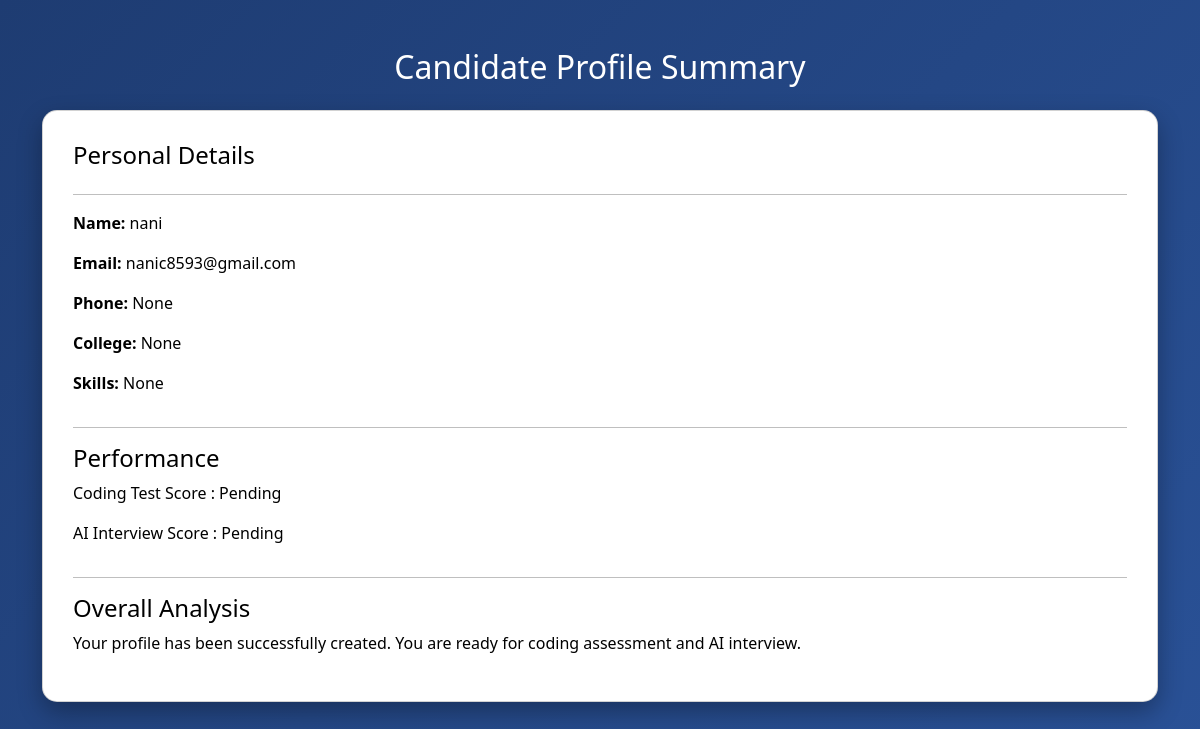
The app's page /profile_summary?user_id=1, older data.
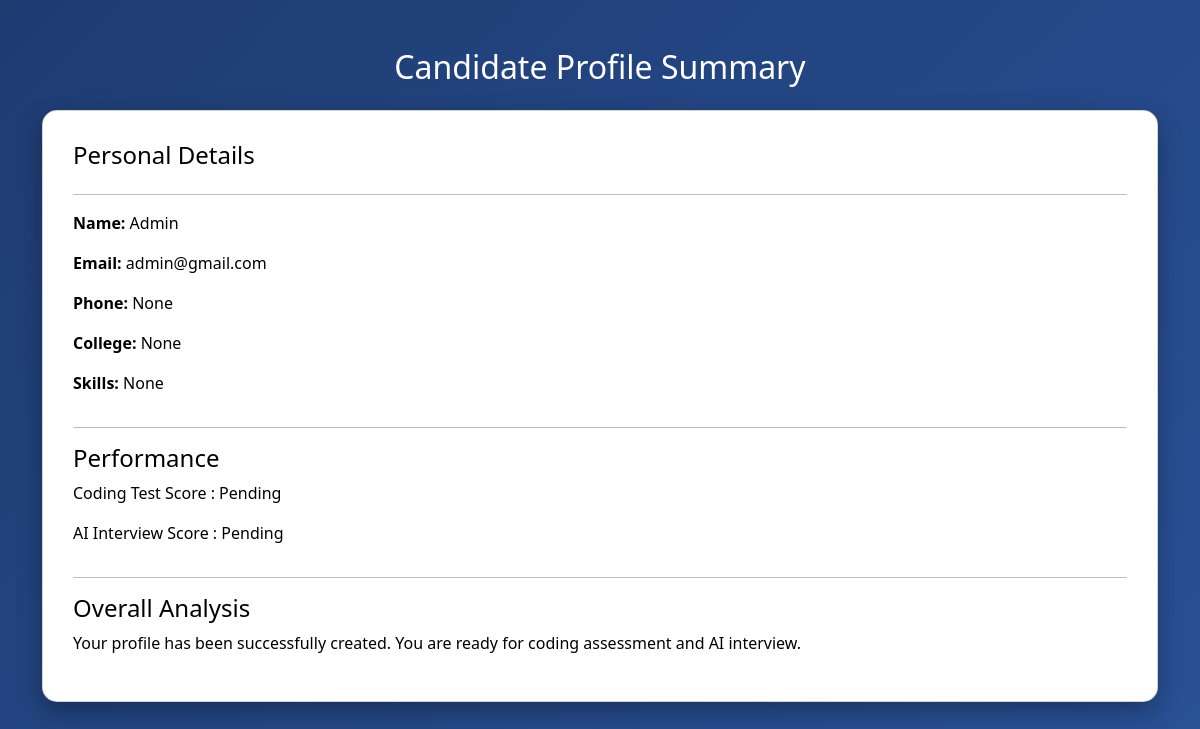
The same page, newer data.
### tables this page shows
CREATE TABLE users(
        id INTEGER PRIMARY KEY AUTOINCREMENT,
        name TEXT,
        email TEXT UNIQUE,
        password BLOB,
        role TEXT
    );

### app.py (the view)
@app.route("/profile_summary")
def profile_summary():
    user_id = request.args.get("user_id")
    conn = sqlite3.connect("database.db")
    cur = conn.cursor()
    cur.execute("""
    SELECT users.name,
           users.email,
           profiles.phone,
           profiles.college,
           profiles.skills
    FROM users
    LEFT JOIN profiles
    ON users.id = profiles.user_id
    WHERE users.id = ?
    """,(user_id,))
    user = cur.fetchone()
    conn.close()
    return render_template("profile_summary.html", user=user)

### templates/profile_summary.html (shortened to what this page needs)
<!DOCTYPE html>
<html>
<head>
<link href="https://cdn.jsdelivr.net/npm/bootstrap@5.3.2/dist/css/bootstrap.min.css" rel="stylesheet">
</head>
<body>
<div class="container mt-5">
<h2 class="text-center mb-4">Candidate Profile Summary</h2>
<div class="card">
<h4>Personal Details</h4>
<hr>
<p><b>Name:</b> {{ user[0] }}</p>
<p><b>Email:</b> {{ user[1] }}</p>
<p><b>Phone:</b> {{ user[2] }}</p>
<p><b>College:</b> {{ user[3] }}</p>
<p><b>Skills:</b> {{ user[4] }}</p>
<hr>
<h4>Performance</h4>
<p>Coding Test Score : Pending</p>
<p>AI Interview Score : Pending</p>
<hr>
<h4>Overall Analysis</h4>
<p>Your profile has been successfully created. You are ready for coding assessment and AI interview.</p>
</div>
</div>
</body>
</html>

### templates/profile_summary.html (style rules this page uses)
body { background:linear-gradient(135deg,#1e3c72,#2a5298); color:white; font-family:Segoe UI; min-height:100vh; }
.card { border-radius:15px; padding:30px; background:white; color:black; box-shadow:0 10px 25px rgba(0,0,0,0.3); }

Row changes from the older to the newer data that the page shows:
changed users: name "nani" → "Admin"; email "nanic8593@gmail.com" → "admin@gmail.com"
